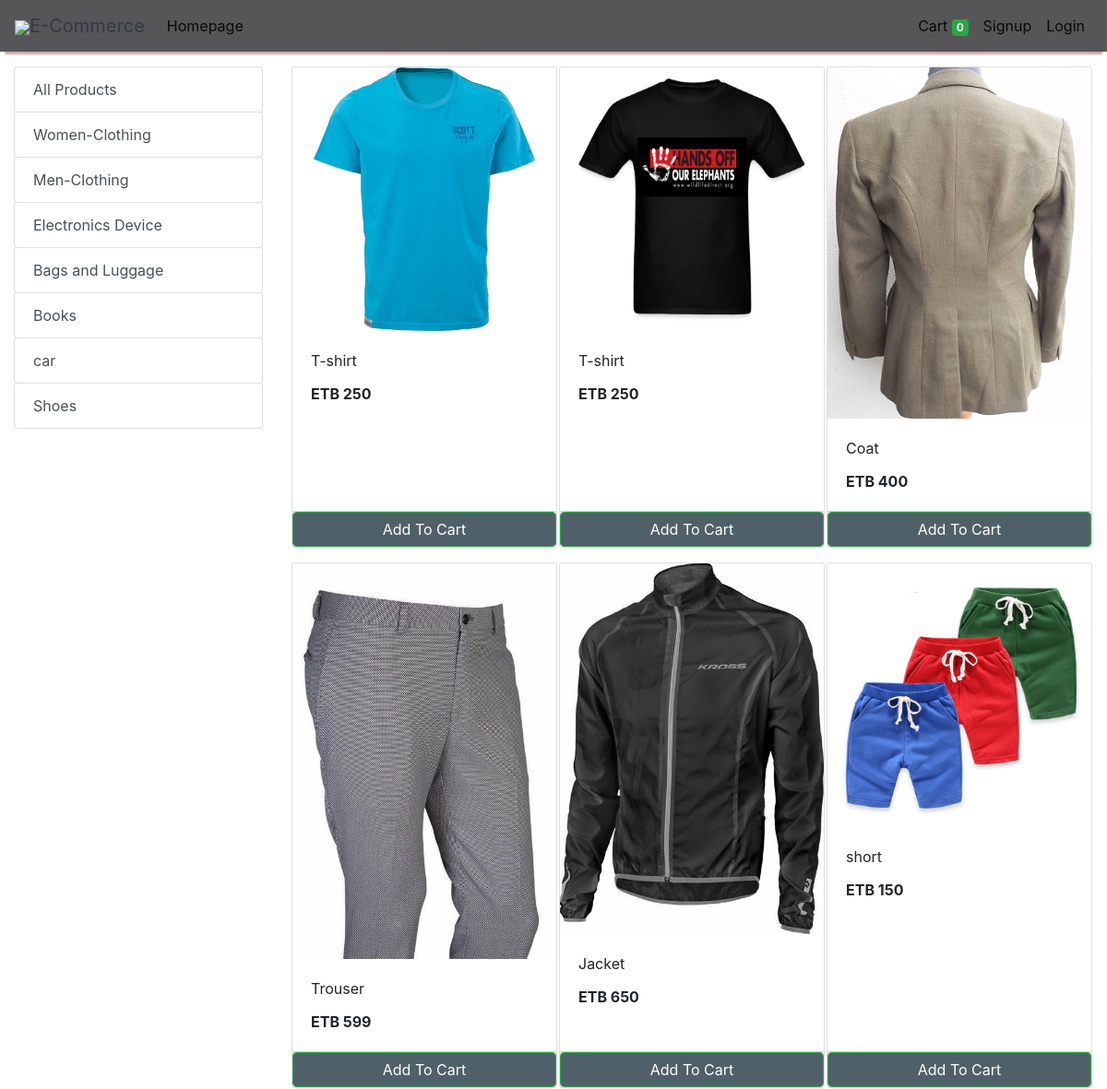
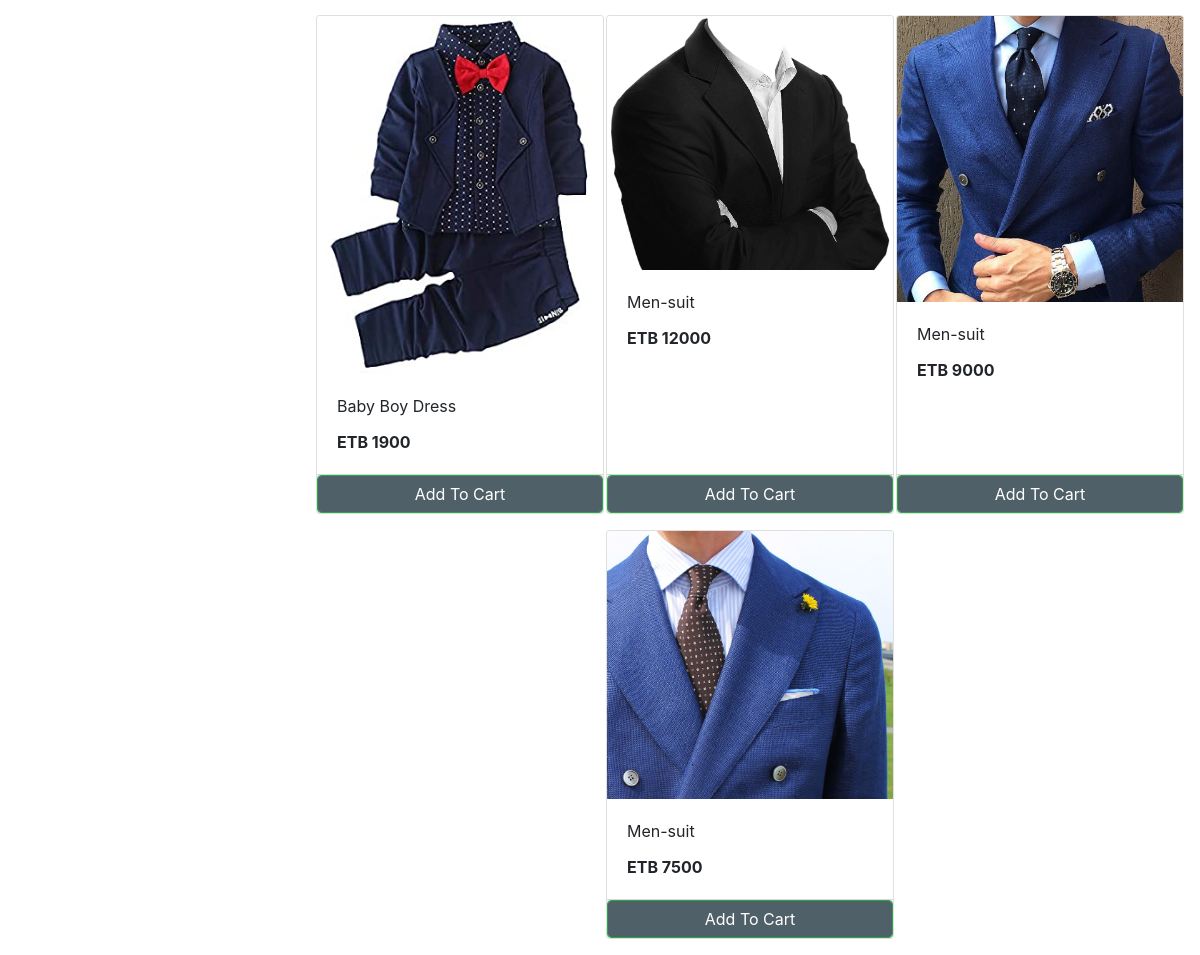
Screenshot of /store?category=23 with the database file from the repository (2 pictures, top to bottom).
### store/models/category.py (models this page shows, shortened)
class Category(models.Model):
    name= models.CharField(max_length=50)
    @staticmethod
    def get_all_categories():
        return Category.objects.all()

### store/models/product.py (models this page shows, shortened)
class Products(models.Model):
    name = models.CharField(max_length=60)
    price= models.IntegerField(default=0)
    category= models.ForeignKey(Category,on_delete=models.CASCADE,default=1 )
    description= models.CharField(max_length=250, default='', blank=True, null= True)
    image= models.ImageField(upload_to='uploads/products/')
    @staticmethod
    def get_all_products_by_categoryid(category_id):
        if category_id:
            return Products.objects.filter (category=category_id)
        else:
            return Products.get_all_products();

### store/views/home.py (the view)
# urls.py: path('' , include('store.urls'))
def store(request):
    cart = request.session.get('cart')
    if not cart:
        request.session['cart'] = {}
    products = None
    categories = Category.get_all_categories()
    categoryID = request.GET.get('category')
    if categoryID:
        products = Products.get_all_products_by_categoryid(categoryID)
    else:
        products = Products.get_all_products();
    data = {}
    data['products'] = products
    data['categories'] = categories
    print('you are : ', request.session.get('email'))
    return render(request, 'index.html', data)

### store/templatetags/cart.py (called while the page is built)
@register.filter (name='is_in_cart')
def is_in_cart(product, cart):
    keys = cart.keys ()
    for id in keys:
        if int (id) == product.id:
            return True
    return False;

### store/templatetags/custom_filter.py (called while the page is built)
@register.filter(name='currency')
def currency(number):
    return "ETB "+str(number)

### store/templates/index.html (shortened to what this page needs)
{% extends 'base.html' %}
{% block content %}
{% load cart %}
{% load custom_filter %}
<div class="container-fluid mt-3">
	<div class="row">
		<div class="col-lg-3 mx-auto">
			<div class="list-group">
				<a href="/" class="list-group-item list-group-item-action btn btn-outline-success">All Products</a>
				{% for category in categories %}
				<a href="/?category={{category.id}}"
					class="list-group-item list-group-item-action btn btn-outline-success ">{{category.name}}</a>
				{% endfor %}
			</div>
		</div>
		<div id='products' class="col-lg-9 mx-auto">
			<div class="row mx-auto">
				{% for product in products %}
				<div class="card mx-auto mb-3" id={{product.id}} style="width: 18rem;">
					<img class="card-img-top" src="{{product.image.url}}" alt="Card image cap">
					<div class="card-body">
						<p class="card-title">{{product.name}}</p>
						<p class="card-text"><b>{{product.price|currency}}</b></p>
					</div>
					<div class="card-footer p-0 no-gutters">
						{% if product|is_in_cart:request.session.cart %}
						<div class="row no-gutters">
							<form action="/#{{product.id}}" class="col-2 " method="post">
								{% csrf_token %}
								<input hidden type="text" name='product' value='{{product.id}}'>
								<input hidden type="text" name='remove' value='True'>
								<input type="submit" value=" - " class="btn btn-block btn-success border-right" style="background-color: rgb(70, 70, 172);">
							</form>
							<div class="text-center col btn btn-success">{{product|cart_quantity:request.session.cart}} in Cart</div>
							<form action="/#{{product.id}}" class="col-2 " method="post">
								{% csrf_token %}
								<input hidden type="text" name='product' value='{{product.id}}'>
								<input type="submit" value=" + " class="btn btn-block btn-success border-left" style="background-color: rgb(51, 115, 117);">
							</form>
						</div>
						{% else %}
						<form action="/#{{product.id}}" method="POST" class="btn-block">
							<input type="submit" class="float-right btn btn-success form-control"
								value="Add To Cart" style="background-color: rgb(80, 96, 104);">
						</form>
						{% endif %}
					</div>
				</div>
				{% endfor %}
			</div>
		</div>
	</div>
</div>
{% endblock %}

### rows the page displays
Category: name "Women-Clothing"
Category: name "Men-Clothing"
Category: name "Electronics Device"
Category: name "Bags and Luggage"
Category: name "Books"
Category: name "car"
Category: name "Shoes"
Products: image (picture), name "T-shirt", price "ETB 250"
Products: image (picture), name "T-shirt", price "ETB 250"
Products: image (picture), name "Coat", price "ETB 400"
Products: image (picture), name "Trouser", price "ETB 599"
Products: image (picture), name "Jacket", price "ETB 650"
Products: image (picture), name "short", price "ETB 150"
Products: image (picture), name "Baby Boy Dress", price "ETB 1900"
Products: image (picture), name "Men-suit", price "ETB 12000"
Products: image (picture), name "Men-suit", price "ETB 9000"
Products: image (picture), name "Men-suit", price "ETB 7500"

### other values shown
{{ request.session.cart.keys|length }} "0"
